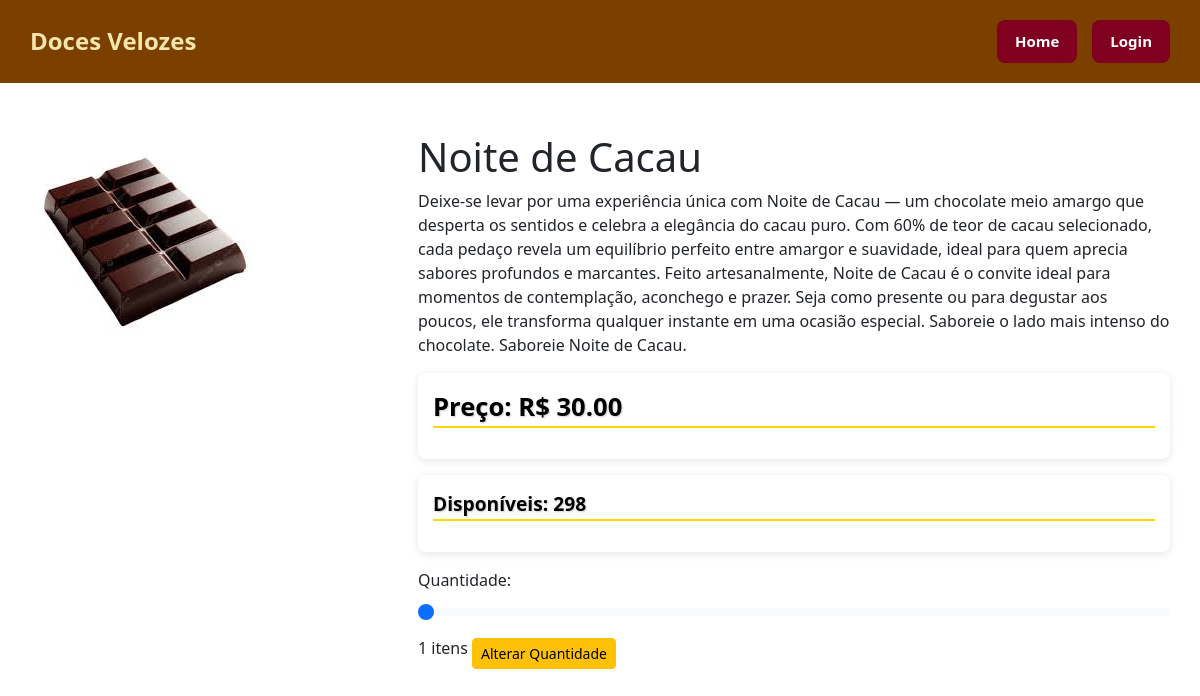
The app's page /produtos/1/, older data.
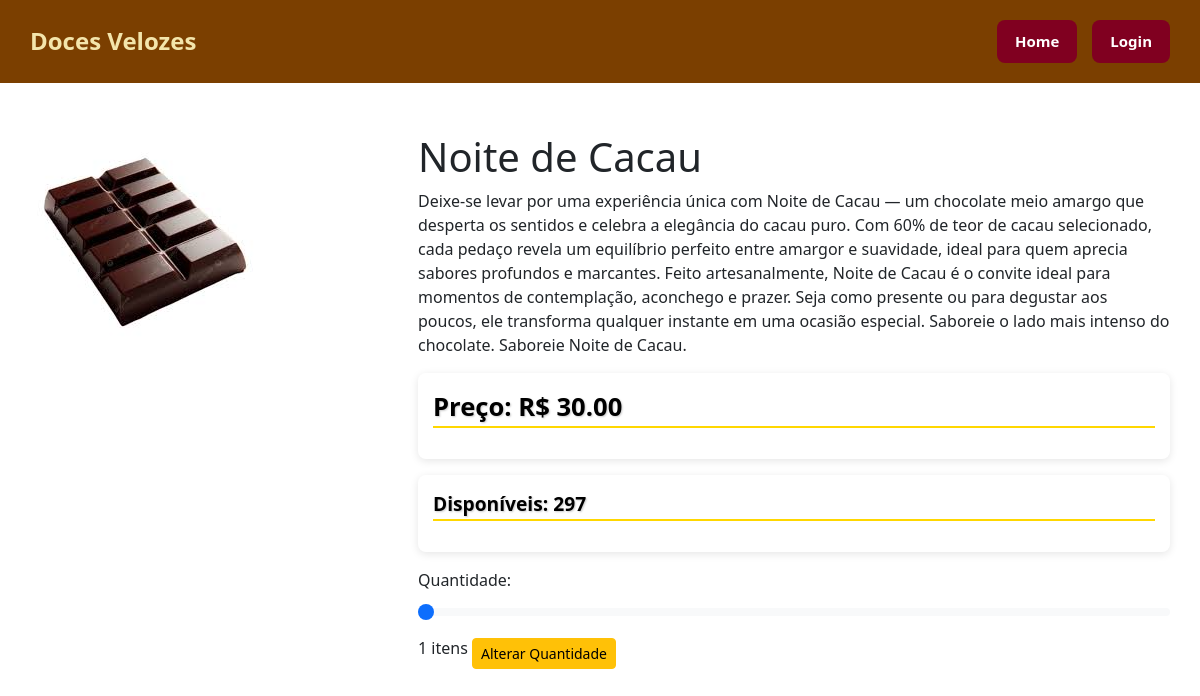
The same page, newer data.
### vendas/models.py (models this page shows, shortened)
class Produto(models.Model):
    nome = models.CharField(max_length=100)
    descricao = models.TextField()
    preco = models.DecimalField(max_digits=8, decimal_places=2)
    imagem = models.ImageField(upload_to='produtos/')
    quantidade = models.PositiveIntegerField(default=0)

### vendas/views.py (the view)
# urls.py: path('produtos/<int:produto_id>/', views.produto_detalhe, name='produto_detalhe'),
def produto_detalhe(request, produto_id):
    produto = get_object_or_404(Produto, pk=produto_id)
    return render(request, 'vendas/produto_detalhe.html', {'produto': produto})

### vendas/templates/vendas/produto_detalhe.html (shortened to what this page needs)
{% extends 'vendas/base.html' %}
{% load static %}
{% block head %}
  <link rel="stylesheet" href="{% static 'css/produtos_detalhe.css' %}">
  <link href="https://cdn.jsdelivr.net/npm/bootstrap@5.3.0-alpha1/dist/css/bootstrap.min.css" rel="stylesheet">
{% endblock %}
{% block content %}
<div class="produto-detalhe-container row">
  <div class="imagem-produto col-md-4">
    <img src="{{ produto.imagem.url }}" alt="{{ produto.nome }}" class="img-fluid">
  </div>
  <div class="info-produto col-md-8">
    <h1>{{ produto.nome }}</h1>
    <div class="detalhes-produto">
      <p class="descricao">{{ produto.descricao }}</p>
    </div>
    <div class="preco-container mb-3">
      <p class="preco"><strong>Preço:</strong> R$ {{ produto.preco }}</p>
    </div>
    <div class="estoque-container mb-3">
      <p class="estoque"><strong>Disponíveis:</strong> <span class="estoque-quantidade">{{ produto.quantidade }}</span></p>
    </div>
    <form action="{% url 'adicionar_ao_carrinho' produto.id %}" method="post">
      <div class="quantidade-container mb-3">
        <label for="quantidade" class="form-label">Quantidade:</label>
        <input type="range" class="form-range" id="quantidade" name="quantidade" min="1" max="{{ produto.quantidade }}" value="1" onchange="updateQuantidadeValue(this)">
        <span id="quantidade-display">1</span> itens
        <button type="button" class="btn btn-warning btn-sm mt-2" onclick="mostrarCaixaQuantidade()">Alterar Quantidade</button>
      </div>
    </form>
  </div>
</div>
{% endblock %}

Row changes from the older to the newer data that the page shows:
changed Produto "Noite de Cacau": quantidade "298" → "297"
